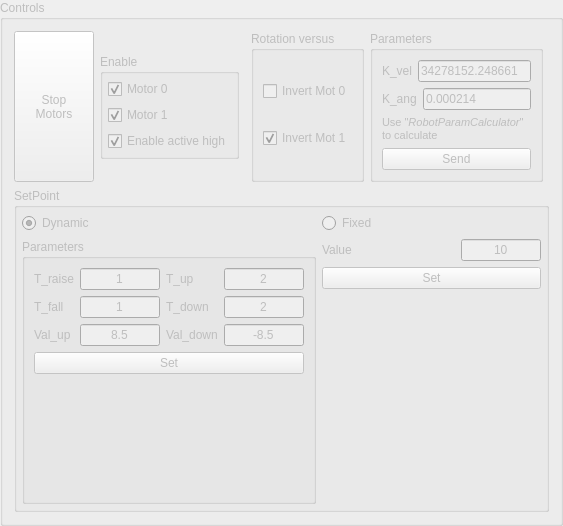
       <widget class="QGroupBox" name="groupBox_controls">
        <property name="enabled">
         <bool>false</bool>
        </property>
        <property name="sizePolicy">
         <sizepolicy hsizetype="Preferred" vsizetype="MinimumExpanding">
          <horstretch>0</horstretch>
          <verstretch>0</verstretch>
         </sizepolicy>
        </property>
        <property name="title">
         <string>Controls</string>
        </property>
        <layout class="QGridLayout" name="gridLayout_19">
         <item row="0" column="3">
          <widget class="QGroupBox" name="groupBox">
           <property name="title">
            <string>Rotation versus</string>
           </property>
           <layout class="QVBoxLayout" name="verticalLayout_6">
            <item>
             <widget class="QCheckBox" name="checkBox_invert_mot_0">
              <property name="text">
               <string>Invert Mot 0</string>
              </property>
             </widget>
            </item>
            <item>
             <widget class="QCheckBox" name="checkBox_invert_mot_1">
              <property name="text">
               <string>Invert Mot 1</string>
              </property>
              <property name="checked">
               <bool>true</bool>
              </property>
             </widget>
            </item>
           </layout>
          </widget>
         </item>
         <item row="0" column="1">
          <widget class="QGroupBox" name="groupBox_16">
           <property name="sizePolicy">
            <sizepolicy hsizetype="Preferred" vsizetype="Maximum">
             <horstretch>0</horstretch>
             <verstretch>0</verstretch>
            </sizepolicy>
           </property>
           <property name="title">
            <string>Enable</string>
           </property>
           <layout class="QVBoxLayout" name="verticalLayout_3">
            <property name="leftMargin">
             <number>5</number>
            </property>
            <property name="topMargin">
             <number>5</number>
            </property>
            <property name="rightMargin">
             <number>5</number>
            </property>
            <property name="bottomMargin">
             <number>5</number>
            </property>
            <item>
             <widget class="QCheckBox" name="checkBox_enable_0">
              <property name="sizePolicy">
               <sizepolicy hsizetype="Maximum" vsizetype="Fixed">
                <horstretch>0</horstretch>
                <verstretch>0</verstretch>
               </sizepolicy>
              </property>
              <property name="text">
               <string>Motor 0</string>
              </property>
              <property name="checked">
               <bool>true</bool>
              </property>
             </widget>
            </item>
            <item>
             <widget class="QCheckBox" name="checkBox_enable_1">
              <property name="sizePolicy">
               <sizepolicy hsizetype="Maximum" vsizetype="Fixed">
                <horstretch>0</horstretch>
                <verstretch>0</verstretch>
               </sizepolicy>
              </property>
              <property name="text">
               <string>Motor 1</string>
              </property>
              <property name="checked">
               <bool>true</bool>
              </property>
             </widget>
            </item>
            <item>
             <widget class="QCheckBox" name="checkBox_enable_mode">
              <property name="text">
               <string>Enable active high</string>
              </property>
              <property name="checked">
               <bool>true</bool>
              </property>
             </widget>
            </item>
           </layout>
          </widget>
         </item>
         <item row="0" column="4">
          <widget class="QGroupBox" name="groupBox_5">
           <property name="title">
            <string>Parameters</string>
           </property>
           <layout class="QVBoxLayout" name="verticalLayout_9">
            <item>
             <layout class="QHBoxLayout" name="horizontalLayout_23">
              <item>
               <widget class="QLabel" name="label_22">
                <property name="text">
                 <string>K_vel</string>
                </property>
               </widget>
              </item>
              <item>
               <widget class="QLineEdit" name="lineEdit_k_vel">
                <property name="text">
                 <string>34278152.248661</string>
                </property>
               </widget>
              </item>
             </layout>
            </item>
            <item>
             <layout class="QHBoxLayout" name="horizontalLayout_24">
              <item>
               <widget class="QLabel" name="label_23">
                <property name="text">
                 <string>K_ang</string>
                </property>
               </widget>
              </item>
              <item>
               <widget class="QLineEdit" name="lineEdit_k_ang">
                <property name="text">
                 <string>0.000214</string>
                </property>
               </widget>
              </item>
             </layout>
            </item>
            <item>
             <widget class="QLabel" name="label_24">
              <property name="text">
               <string>&lt;html&gt;&lt;head/&gt;&lt;body&gt;&lt;p&gt;&lt;span style=&quot; font-size:8pt;&quot;&gt;Use &amp;quot;&lt;/span&gt;&lt;span style=&quot; font-size:8pt; font-style:italic;&quot;&gt;RobotParamCalculator&lt;/span&gt;&lt;span style=&quot; font-size:8pt;&quot;&gt;&amp;quot;&lt;br/&gt;to calculate&lt;/span&gt;&lt;/p&gt;&lt;/body&gt;&lt;/html&gt;</string>
              </property>
             </widget>
            </item>
            <item>
             <widget class="QPushButton" name="pushButton_send_params">
              <property name="text">
               <string>Send</string>
              </property>
             </widget>
            </item>
           </layout>
          </widget>
         </item>
         <item row="0" column="0">
          <widget class="QPushButton" name="pushButton_stop_motors">
           <property name="sizePolicy">
            <sizepolicy hsizetype="MinimumExpanding" vsizetype="Minimum">
             <horstretch>0</horstretch>
             <verstretch>0</verstretch>
            </sizepolicy>
           </property>
           <property name="text">
            <string>Stop
Motors</string>
           </property>
          </widget>
         </item>
         <item row="1" column="0" colspan="6">
          <widget class="QGroupBox" name="groupBox_18">
           <property name="sizePolicy">
            <sizepolicy hsizetype="Preferred" vsizetype="MinimumExpanding">
             <horstretch>0</horstretch>
             <verstretch>0</verstretch>
            </sizepolicy>
           </property>
           <property name="title">
            <string>SetPoint</string>
           </property>
           <layout class="QGridLayout" name="gridLayout_21">
            <property name="leftMargin">
             <number>5</number>
            </property>
            <property name="topMargin">
             <number>5</number>
            </property>
            <property name="rightMargin">
             <number>5</number>
            </property>
            <property name="bottomMargin">
             <number>5</number>
            </property>
            <item row="0" column="1">
             <layout class="QVBoxLayout" name="verticalLayout_4">
              <item>
               <widget class="QRadioButton" name="radioButton_setpoint_fixed">
                <property name="sizePolicy">
                 <sizepolicy hsizetype="Preferred" vsizetype="Fixed">
                  <horstretch>0</horstretch>
                  <verstretch>0</verstretch>
                 </sizepolicy>
                </property>
                <property name="text">
                 <string>Fixed</string>
                </property>
                <property name="checked">
                 <bool>false</bool>
                </property>
               </widget>
              </item>
              <item>
               <layout class="QHBoxLayout" name="horizontalLayout_12">
                <item>
                 <widget class="QLabel" name="label_8">
                  <property name="sizePolicy">
                   <sizepolicy hsizetype="Preferred" vsizetype="Preferred">
                    <horstretch>0</horstretch>
                    <verstretch>0</verstretch>
                   </sizepolicy>
                  </property>
                  <property name="text">
                   <string>Value</string>
                  </property>
                 </widget>
                </item>
                <item>
                 <widget class="QLineEdit" name="lineEdit_fixed_setpoint">
                  <property name="sizePolicy">
                   <sizepolicy hsizetype="Preferred" vsizetype="Fixed">
                    <horstretch>0</horstretch>
                    <verstretch>0</verstretch>
                   </sizepolicy>
                  </property>
                  <property name="maximumSize">
                   <size>
                    <width>80</width>
                    <height>16777215</height>
                   </size>
                  </property>
                  <property name="text">
                   <string>10</string>
                  </property>
                  <property name="alignment">
                   <set>Qt::AlignCenter</set>
                  </property>
                 </widget>
                </item>
               </layout>
              </item>
              <item>
               <widget class="QPushButton" name="pushButton_set_fixed_setpoint">
                <property name="sizePolicy">
                 <sizepolicy hsizetype="Preferred" vsizetype="Preferred">
                  <horstretch>0</horstretch>
                  <verstretch>0</verstretch>
                 </sizepolicy>
                </property>
                <property name="text">
                 <string>Set</string>
                </property>
               </widget>
              </item>
              <item>
               <spacer name="verticalSpacer_2">
                <property name="orientation">
                 <enum>Qt::Vertical</enum>
                </property>
                <property name="sizeType">
                 <enum>QSizePolicy::Expanding</enum>
                </property>
                <property name="sizeHint" stdset="0">
                 <size>
                  <width>20</width>
                  <height>40</height>
                 </size>
                </property>
               </spacer>
              </item>
             </layout>
            </item>
            <item row="0" column="0">
             <layout class="QVBoxLayout" name="verticalLayout_5">
              <item>
               <widget class="QRadioButton" name="radioButton_setpoint_dynamic">
                <property name="sizePolicy">
                 <sizepolicy hsizetype="Preferred" vsizetype="Fixed">
                  <horstretch>0</horstretch>
                  <verstretch>0</verstretch>
                 </sizepolicy>
                </property>
                <property name="text">
                 <string>Dynamic</string>
                </property>
                <property name="checked">
                 <bool>true</bool>
                </property>
               </widget>
              </item>
              <item>
               <widget class="QGroupBox" name="groupBox_19">
                <property name="title">
                 <string>Parameters</string>
                </property>
                <layout class="QGridLayout" name="gridLayout_20">
                 <item row="1" column="1">
                  <layout class="QHBoxLayout" name="horizontalLayout_15">
                   <item>
                    <widget class="QLabel" name="label_11">
                     <property name="sizePolicy">
                      <sizepolicy hsizetype="Preferred" vsizetype="Preferred">
                       <horstretch>0</horstretch>
                       <verstretch>0</verstretch>
                      </sizepolicy>
                     </property>
                     <property name="text">
                      <string>T_fall</string>
                     </property>
                    </widget>
                   </item>
                   <item>
                    <widget class="QLineEdit" name="lineEdit_t_fall">
                     <property name="sizePolicy">
                      <sizepolicy hsizetype="Preferred" vsizetype="Fixed">
                       <horstretch>0</horstretch>
                       <verstretch>0</verstretch>
                      </sizepolicy>
                     </property>
                     <property name="maximumSize">
                      <size>
                       <width>80</width>
                       <height>16777215</height>
                      </size>
                     </property>
                     <property name="text">
                      <string>1</string>
                     </property>
                     <property name="alignment">
                      <set>Qt::AlignCenter</set>
                     </property>
                    </widget>
                   </item>
                  </layout>
                 </item>
                 <item row="0" column="1">
                  <layout class="QHBoxLayout" name="horizontalLayout_13">
                   <item>
                    <widget class="QLabel" name="label_9">
                     <property name="sizePolicy">
                      <sizepolicy hsizetype="Preferred" vsizetype="Preferred">
                       <horstretch>0</horstretch>
                       <verstretch>0</verstretch>
                      </sizepolicy>
                     </property>
                     <property name="text">
                      <string>T_raise</string>
                     </property>
                    </widget>
                   </item>
                   <item>
                    <widget class="QLineEdit" name="lineEdit_t_raise">
                     <property name="sizePolicy">
                      <sizepolicy hsizetype="Preferred" vsizetype="Fixed">
                       <horstretch>0</horstretch>
                       <verstretch>0</verstretch>
                      </sizepolicy>
                     </property>
                     <property name="maximumSize">
                      <size>
                       <width>80</width>
                       <height>16777215</height>
                      </size>
                     </property>
                     <property name="text">
                      <string>1</string>
                     </property>
                     <property name="alignment">
                      <set>Qt::AlignCenter</set>
                     </property>
                    </widget>
                   </item>
                  </layout>
                 </item>
                 <item row="2" column="1">
                  <layout class="QHBoxLayout" name="horizontalLayout_17">
                   <item>
                    <widget class="QLabel" name="label_13">
                     <property name="sizePolicy">
                      <sizepolicy hsizetype="Preferred" vsizetype="Preferred">
                       <horstretch>0</horstretch>
                       <verstretch>0</verstretch>
                      </sizepolicy>
                     </property>
                     <property name="text">
                      <string>Val_up</string>
                     </property>
                    </widget>
                   </item>
                   <item>
                    <widget class="QLineEdit" name="lineEdit_val_up">
                     <property name="sizePolicy">
                      <sizepolicy hsizetype="Preferred" vsizetype="Fixed">
                       <horstretch>0</horstretch>
                       <verstretch>0</verstretch>
                      </sizepolicy>
                     </property>
                     <property name="maximumSize">
                      <size>
                       <width>80</width>
                       <height>16777215</height>
                      </size>
                     </property>
                     <property name="text">
                      <string>8.5</string>
                     </property>
                     <property name="alignment">
                      <set>Qt::AlignCenter</set>
                     </property>
                    </widget>
                   </item>
                  </layout>
                 </item>
                 <item row="3" column="1" colspan="2">
                  <widget class="QPushButton" name="pushButton_set_dynamic_setpoint">
                   <property name="sizePolicy">
                    <sizepolicy hsizetype="Preferred" vsizetype="Fixed">
                     <horstretch>0</horstretch>
                     <verstretch>0</verstretch>
                    </sizepolicy>
                   </property>
                   <property name="text">
                    <string>Set</string>
                   </property>
                  </widget>
                 </item>
                 <item row="0" column="2">
                  <layout class="QHBoxLayout" name="horizontalLayout_14">
                   <item>
                    <widget class="QLabel" name="label_10">
                     <property name="sizePolicy">
                      <sizepolicy hsizetype="Preferred" vsizetype="Preferred">
                       <horstretch>0</horstretch>
                       <verstretch>0</verstretch>
                      </sizepolicy>
                     </property>
                     <property name="text">
                      <string>T_up</string>
                     </property>
                    </widget>
                   </item>
                   <item>
                    <widget class="QLineEdit" name="lineEdit_t_up">
                     <property name="sizePolicy">
                      <sizepolicy hsizetype="Preferred" vsizetype="Fixed">
                       <horstretch>0</horstretch>
                       <verstretch>0</verstretch>
                      </sizepolicy>
                     </property>
                     <property name="maximumSize">
                      <size>
                       <width>80</width>
                       <height>16777215</height>
                      </size>
                     </property>
                     <property name="text">
                      <string>2</string>
                     </property>
                     <property name="alignment">
                      <set>Qt::AlignCenter</set>
                     </property>
                    </widget>
                   </item>
                  </layout>
                 </item>
                 <item row="1" column="2">
                  <layout class="QHBoxLayout" name="horizontalLayout_16">
                   <item>
                    <widget class="QLabel" name="label_12">
                     <property name="sizePolicy">
                      <sizepolicy hsizetype="Preferred" vsizetype="Preferred">
                       <horstretch>0</horstretch>
                       <verstretch>0</verstretch>
                      </sizepolicy>
                     </property>
                     <property name="text">
                      <string>T_down</string>
                     </property>
                    </widget>
                   </item>
                   <item>
                    <widget class="QLineEdit" name="lineEdit_t_down">
                     <property name="sizePolicy">
                      <sizepolicy hsizetype="Preferred" vsizetype="Fixed">
                       <horstretch>0</horstretch>
                       <verstretch>0</verstretch>
                      </sizepolicy>
                     </property>
                     <property name="maximumSize">
                      <size>
                       <width>80</width>
                       <height>16777215</height>
                      </size>
                     </property>
                     <property name="text">
                      <string>2</string>
                     </property>
                     <property name="alignment">
                      <set>Qt::AlignCenter</set>
                     </property>
                    </widget>
                   </item>
                  </layout>
                 </item>
                 <item row="2" column="2">
                  <layout class="QHBoxLayout" name="horizontalLayout_18">
                   <item>
                    <widget class="QLabel" name="label_14">
                     <property name="sizePolicy">
                      <sizepolicy hsizetype="Preferred" vsizetype="Preferred">
                       <horstretch>0</horstretch>
                       <verstretch>0</verstretch>
                      </sizepolicy>
                     </property>
                     <property name="text">
                      <string>Val_down</string>
                     </property>
                    </widget>
                   </item>
                   <item>
                    <widget class="QLineEdit" name="lineEdit_val_down">
                     <property name="sizePolicy">
                      <sizepolicy hsizetype="Preferred" vsizetype="Fixed">
                       <horstretch>0</horstretch>
                       <verstretch>0</verstretch>
                      </sizepolicy>
                     </property>
                     <property name="maximumSize">
                      <size>
                       <width>80</width>
                       <height>16777215</height>
                      </size>
                     </property>
                     <property name="text">
                      <string>-8.5</string>
                     </property>
                     <property name="alignment">
                      <set>Qt::AlignCenter</set>
                     </property>
                    </widget>
                   </item>
                  </layout>
                 </item>
                 <item row="5" column="1" colspan="2">
                  <widget class="QLabel" name="label_15">
                   <property name="sizePolicy">
                    <sizepolicy hsizetype="Maximum" vsizetype="MinimumExpanding">
                     <horstretch>0</horstretch>
                     <verstretch>0</verstretch>
                    </sizepolicy>
                   </property>
                   <property name="minimumSize">
                    <size>
                     <width>105</width>
                     <height>112</height>
                    </size>
                   </property>
                   <property name="maximumSize">
                    <size>
                     <width>16777215</width>
                     <height>16777215</height>
                    </size>
                   </property>
                   <property name="text">
                    <string/>
                   </property>
                   <property name="pixmap">
                    <pixmap resource="resources.qrc">:/images/SetPoints.png</pixmap>
                   </property>
                   <property name="scaledContents">
                    <bool>true</bool>
                   </property>
                  </widget>
                 </item>
                </layout>
               </widget>
              </item>
             </layout>
            </item>
           </layout>
          </widget>
         </item>
        </layout>
       </widget>
